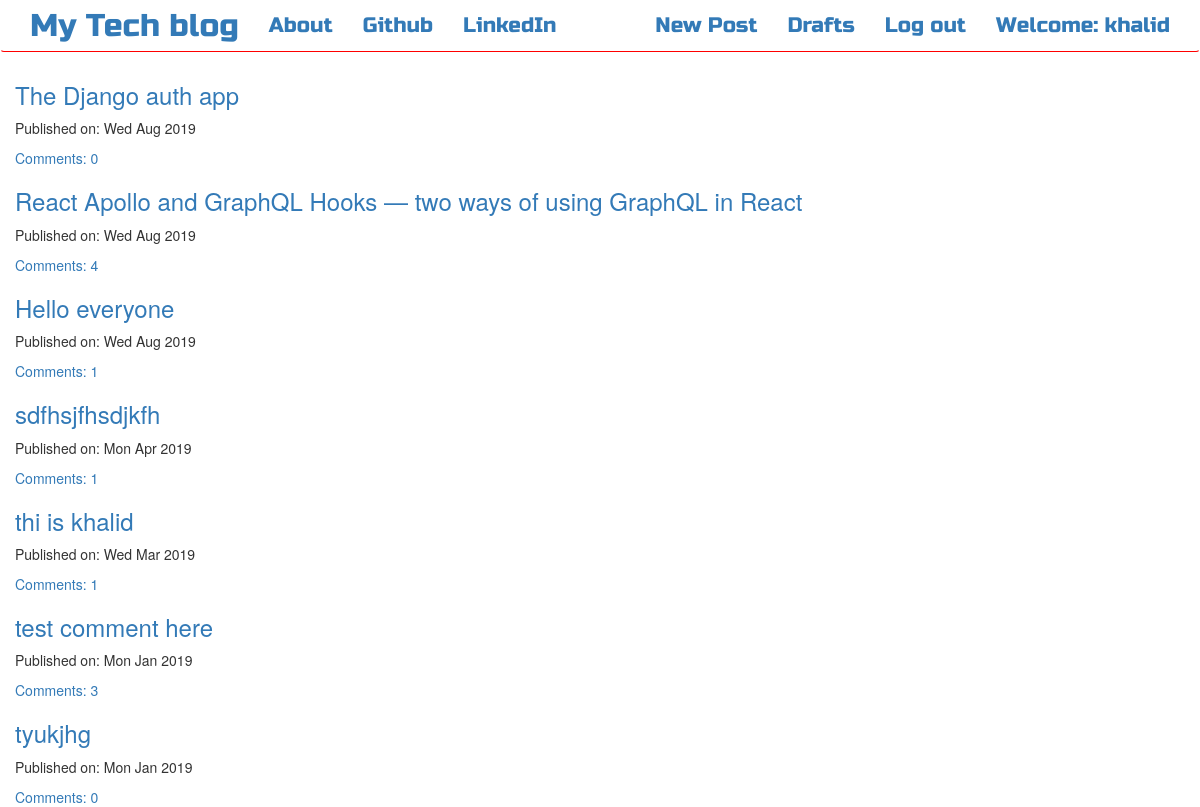
The app's page / (signed in) with its own data.
### bloging/models.py (models this page shows, shortened)
class Post(models.Model):
    author = models.ForeignKey(User,on_delete=models.PROTECT)
    title = models.CharField(max_length=200)
    text = models.TextField()
    created_date = models.DateTimeField(default=timezone.now)
    published_date = models.DateTimeField(blank=True, null=True)
    def approve_comments(self):
        return self.comments.filter(approved_comment=True)

### bloging/views.py (the view)
# urls.py: url(r'^$',views.PostListView.as_view(),name='post_list'),
class PostListView(ListView):
    model=Post
    def get_queryset(self):
        return Post.objects.filter(published_date__lte=timezone.now()).order_by('-published_date')

### bloging/template/bloging/post_list.html
{% extends 'bloging/base.html' %}
{% block content %}
<div class="centerstage">
    {% for post in post_list %}
        <div class="post">
            <h3><a href="{% url 'post_detail' pk=post.pk %}">{{ post.title }}</a></h3>
            <div class="date">
                <p>Published on: {{ post.published_date|date:"D M Y"}}</p>
            </div>
            <a href="{% url 'post_detail' pk=post.pk %}">Comments: {{ post.approve_comments.count }}</a>
        </div>
    {% endfor %}
</div>
{% endblock %}

### bloging/template/bloging/base.html (shortened to what this page needs)
<!DOCTYPE html>
{% load staticfiles %}
<html>
    <head>
        <link rel="stylesheet" href="https://maxcdn.bootstrapcdn.com/bootstrap/3.3.7/css/bootstrap.min.css">
        <link rel="stylesheet" href="https://maxcdn.bootstrapcdn.com/bootstrap/3.3.7/css/bootstrap-theme.min.css">
        <link rel="stylesheet" href="//cdn.jsdelivr.net/medium-editor/latest/css/medium-editor.min.css" type="text/css" media="screen" charset="utf-8">
        <link rel="stylesheet" href="{% static 'css/blog.css' %}">
<body class='loader'>
  <nav class="navbar navbar-success techfont custom-navbar " style="border-bottom: 1px solid red;">
    <div class="container">
      <ul class="nav navbar-nav">
        <li><a class='navbar-brand bigbrand' href="{% url 'post_list' %}">My Tech blog</a></li>
        <li><a href="{% url 'about'%}">About</a></li>
        <li><a href="https://www.github.com/modkhalid">Github</a></li>
        <li><a href="https://www.linkedin.com/in/mod-khalid-982553170/">LinkedIn</a></li>
      </ul>
      <ul class="nav navbar-nav navbar-right">
        {% if user.is_authenticated %}
        <li>
          <a href="{% url 'create_post' %}" >New Post</a>
        </li>
        <li>
          <a href="{% url 'post_draft' %}">Drafts</a>
        </li>
        <li>
          <a href="{% url 'logout' %}" >Log out</a>
        </li>
        <li>
          <a >Welcome: {{ user.username }}</a>
        </li>
          {% else %}
          <li><a class='nav navbar-right' href="{% url 'login' %}" ><span class="glyphicon glyphicon-user"></span></a></li>
        {% endif %}
      </ul>
  </div>
</nav>
        <div class="content container">
            <div class="row">
                  <div class="blog_posts">
                    {% block content %}
                    {% endblock %}
                  </div>
            </div>
        </div>
</body>
</html>

### bloging/static/css/blog.css (style rules this page uses)
.techfont { font-family: 'Russo One', sans-serif; font-size: 1.5em; margin-bottom: 10px; }
.centerstage { margin-left: auto; margin-right: auto; }
.bigbrand { font-size: 1.5em; }
.loader { filter:hue-rotate(0deg); color: linear-gradient(45deg,#0f8,#08f); animation:hue 5000ms infinite linear; }

### records on screen
Post: title "The Django auth app", published_date "Wed Aug 2019", approve_comments.count "0"
Post: title "React Apollo and GraphQL Hooks — two ways of using GraphQL in React", published_date "Wed Aug 2019", approve_comments.count "4"
Post: title "Hello everyone", published_date "Wed Aug 2019", approve_comments.count "1"
Post: title "sdfhsjfhsdjkfh", published_date "Mon Apr 2019", approve_comments.count "1"
Post: title "thi is khalid", published_date "Wed Mar 2019", approve_comments.count "1"
Post: title "test comment here", published_date "Mon Jan 2019", approve_comments.count "3"
Post: title "tyukjhg", published_date "Mon Jan 2019", approve_comments.count "0"

### other values on screen
{{ user.username }} "khalid"
